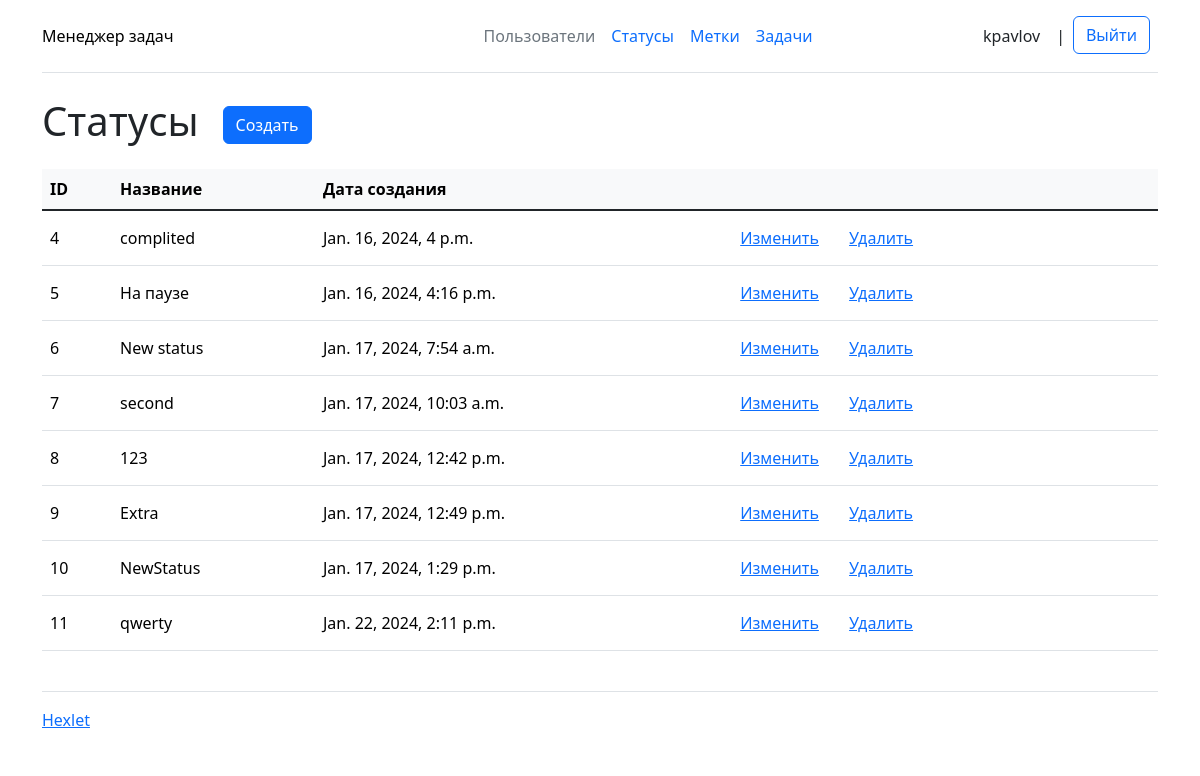
Screenshot of /statuses/ (signed in) with the database file from the repository.
### task_manager/status/models.py (models this page shows, shortened)
class Status(models.Model):
    name = models.CharField(max_length=100)
    created_at = models.DateTimeField(auto_now_add=True)
    updated_at = models.DateTimeField(auto_now=True)
    objects = models.Manager

### task_manager/status/views.py (the view)
# urls.py: path('', views.StatusIndexView.as_view(), name='statuses_index'),
class StatusIndexView(LoginRequiredMixinWithMessage, ListView):
    model = Status
    template_name = 'status/index.html'
    context_object_name = 'statuses'

### task_manager/utils.py (called while the page is built)
    def dispatch(self, request, *args, **kwargs):
        if not request.user.is_authenticated:
            messages.add_message(request, messages.ERROR, self.permission_denied_message)
            return self.handle_no_permission()
        return super(LoginRequiredMixinWithMessage, self).dispatch(request, *args, **kwargs)

### task_manager/templates/status/index.html (shortened to what this page needs)
{% extends "base.html" %}
{% block content %}
<h1 class="my-4">Статусы<a class="btn btn-primary mx-4" href="{% url 'statuses_create' %}">Создать</a></h1>
<table class="table">
    <thead class="table-light">
        <tr>
            <th>ID</th>
            <th>Название</th>
            <th>Дата создания</th>
            <th></th>
        </tr>
    </thead>
    <tbody class="table-group-divider">
        {% for status in statuses %}
        <tr class="align-middle">
            <td>{{ status.id }}</td>
            <td>{{ status.name }}</td>
            <td>{{ status.created_at }}</td>
            <td>
                <a class="btn btn-link" href="{% url 'statuses_update' status.id %}">Изменить</a>
                <a class="btn btn-link" href="{% url 'statuses_delete' status.id %}">Удалить</a>
            </td>
        </tr>
        {% endfor %}
    </tbody>
</table>
{% endblock %}

### task_manager/templates/base.html (shortened to what this page needs)
<!DOCTYPE html>
<html lang="en">
    <head>
    </head>
{% load django_bootstrap5 %}
{% bootstrap_css %}
    <body class="d-flex flex-column min-vh-100">
        <div class="container">
            <header class="d-flex flex-wrap align-items-center justify-content-center justify-content-md-between py-3 mb-4 border-bottom">
                <div class="col-md-3 mb-2 mb-md-0">
                    <a href="{% url 'index_view' %}" class="d-inline-flex link-body-emphasis text-decoration-none">Менеджер задач</a>
                </div>
                <ul class="nav col-12 col-md-auto mb-2 justify-content-center mb-md-0">
                    <li><a href="{% url 'users_index' %}" class="nav-link px-2 link-secondary">Пользователи</a></li>
                    {% if request.user.is_authenticated %}
                    <li><a href="{% url 'statuses_index' %}" class="nav-link px-2">Статусы</a></li>
                    <li><a href="{% url 'labels_index' %}" class="nav-link px-2">Метки</a></li>
                    <li><a href="{% url 'tasks_index' %}" class="nav-link px-2">Задачи</a></li>
                    {% endif %}
                </ul>
                {% if request.user.is_authenticated %}
                <ul class="nav col-12 col-md-auto mb-2 justify-content-center mb-md-0">
                    <li class="nav-link text-center px-2 text-dark"><a>{{ user.username }}</a></li>
                    <li class="nav-link px-2 text-dark"> | </li>
                    <li>
                        <form action="{% url 'logout' %}" method="POST">
                            <input class="btn btn-outline-primary me-2" type="submit" value="Выйти">
                        </form>
                    </li>
                </ul>
                {% else %}
                <div class="col-md-3 text-end">
                    <a type="button" href="{% url 'login_view' %}" class="btn btn-outline-primary me-2">Войти</a>
                    <a type="button" href="{% url 'users_create' %}" class="btn btn-primary">Регистрация</a>
                </div>
                {% endif %}
            </header>
            {% block content %}
            {% endblock %}
        </div>
        <footer class="container">
            <br>
            <div class="d-flex flex-wrap align-items-center justify-content-center justify-content-md-between py-3 mb-4 border-top">
                <a target="_blank" href="https://ru.hexlet.io">Hexlet</a>
            </div>
        </footer>
    </body>
</html>

### rows the page displays
Status: id "4", name "complited", created_at "Jan. 16, 2024, 4 p.m."
Status: id "5", name "На паузе", created_at "Jan. 16, 2024, 4:16 p.m."
Status: id "6", name "New status", created_at "Jan. 17, 2024, 7:54 a.m."
Status: id "7", name "second", created_at "Jan. 17, 2024, 10:03 a.m."
Status: id "8", name "123", created_at "Jan. 17, 2024, 12:42 p.m."
Status: id "9", name "Extra", created_at "Jan. 17, 2024, 12:49 p.m."
Status: id "10", name "NewStatus", created_at "Jan. 17, 2024, 1:29 p.m."
Status: id "11", name "qwerty", created_at "Jan. 22, 2024, 2:11 p.m."

### other values shown
{{ user.username }} "kpavlov"
